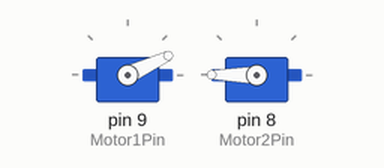
Simulated run of this sketch. Board: Arduino Uno, built with avr-gcc and run on an emulated ATmega328P. On the bench: 2 × servo. At 25.1 s the program stops and its outputs stay as they are.

Above: at 2.5 s.
At 6.0 s:
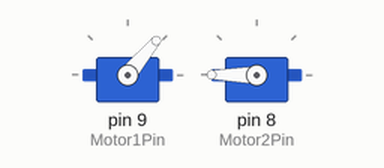
At 13.0 s:
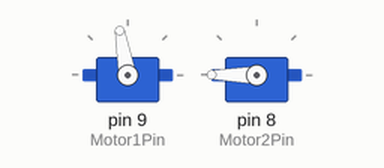
At 25.0 s:
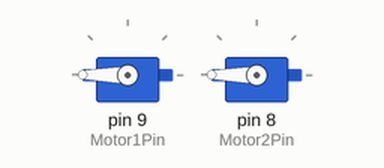
Timing chart, 0 to 26.5 s (numbered marks = the images above):
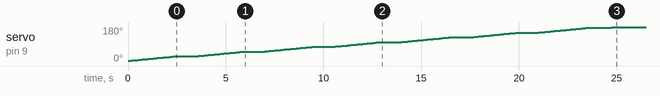

Measured:
- by itself, servo on pin 9 (Motor1Pin): moves from 1° to 180° over 24.8 s

The sketch:

droneMotor.ino
```cpp
#include <Servo.h>//Using servo library to control ESC

Servo Motor1; //Creating a servo motor 1
int Motor1Pin = 9;

Servo Motor2; //Creating a servo motor 2
int Motor2Pin = 8;

int Min = 1000;
int Max = 2000;

int PercentDelay = 1000;
int RampDelay = 100;
int Throttle = 0;
int Throttle2 = 0;
int MotorThrottle = 0;
int MotorThrottle2 = 0;
int EndDelay = 1000;

int val; //Creating a variable val
void setup()
{
  Motor1.attach(Motor1Pin, Min, Max); //Specify the esc signal pin,Here as D8
  Motor1.write(180);
  Motor1.write(0);
  Motor2.attach(Motor2Pin, Min, Max); //Specify the esc signal pin,Here as D8
  Motor2.write(0);
  Motor2.write(180);
  Serial.begin(9600);
}

void loop()
{
  if (Throttle < 180)
  {
    Throttle = Throttle + 25;
    MotorThrottle = Motor1.read();
    while(MotorThrottle != Throttle)
    {
      Motor1.write(MotorThrottle + 1);
      MotorThrottle = Motor1.read();
      delay(RampDelay);
    }
    delay(PercentDelay);
  }
  else
  {
    Throttle = 0;
    MotorThrottle = Motor1.read();
    while(MotorThrottle != Throttle)
    {
      Motor1.write(MotorThrottle - 1);
      MotorThrottle = Motor1.read();
      delay(RampDelay);
    }
    delay(EndDelay);
  }

}
```
